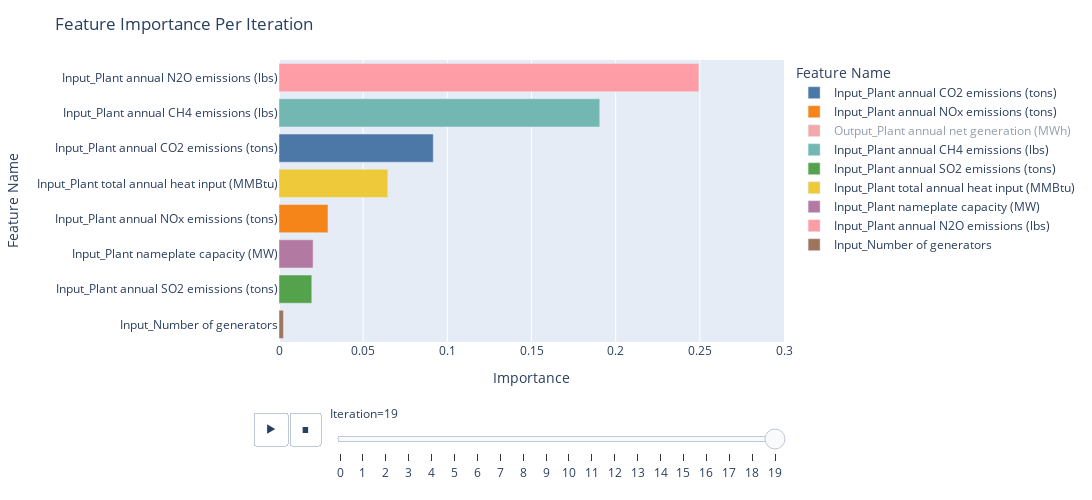

Here is the notebook cell this chart was saved with:
### Code cell
fig = px.bar(
    df_imp,
    y="Feature Name",
    x="Importance",
    color="Feature Name",
    color_discrete_sequence=px.colors.qualitative.T10,
    animation_frame="Iteration",
    animation_group="Feature Name",
    orientation="h",
    range_x=[0,0.3]
)

fig.update_yaxes(categoryorder='total ascending')

fig.update_layout(
    autosize=False,
    width=1500,
    height=500,
    title_text=f"Feature Importance Per Iteration",
)


fig.show()

### Figure 1 — Plotly figure (JSON) as saved in the notebook; plotly's stock layout.template omitted (floating-point values rounded to 4 significant figures)
{"data": [{"alignmentgroup": "True", "hovertemplate": "Feature Name=%{y}<br>Iteration=19<br>Importance=%{x}<extra></extra>", "ids": ["Input_Plant annual CO2 emissions (tons)"], "legendgroup": "Input_Plant annual CO2 emissions (tons)", "marker": {"color": "#4C78A8", "pattern": {"shape": ""}}, "name": "Input_Plant annual CO2 emissions (tons)", "offsetgroup": "Input_Plant annual CO2 emissions (tons)", "orientation": "h", "showlegend": true, "textposition": "auto", "type": "bar", "x": [0.09164], "xaxis": "x", "y": ["Input_Plant annual CO2 emissions (tons)"], "yaxis": "y"}, {"alignmentgroup": "True", "hovertemplate": "Feature Name=%{y}<br>Iteration=19<br>Importance=%{x}<extra></extra>", "ids": ["Input_Plant annual NOx emissions (tons)"], "legendgroup": "Input_Plant annual NOx emissions (tons)", "marker": {"color": "#F58518", "pattern": {"shape": ""}}, "name": "Input_Plant annual NOx emissions (tons)", "offsetgroup": "Input_Plant annual NOx emissions (tons)", "orientation": "h", "showlegend": true, "textposition": "auto", "type": "bar", "x": [0.02909], "xaxis": "x", "y": ["Input_Plant annual NOx emissions (tons)"], "yaxis": "y"}, {"alignmentgroup": "True", "hovertemplate": "Feature Name=%{y}<br>Iteration=19<br>Importance=%{x}<extra></extra>", "ids": ["Output_Plant annual net generation (MWh)"], "legendgroup": "Output_Plant annual net generation (MWh)", "marker": {"color": "#E45756", "pattern": {"shape": ""}}, "name": "Output_Plant annual net generation (MWh)", "offsetgroup": "Output_Plant annual net generation (MWh)", "orientation": "h", "showlegend": true, "textposition": "auto", "type": "bar", "visible": "legendonly", "x": [0.3323], "xaxis": "x", "y": ["Output_Plant annual net generation (MWh)"], "yaxis": "y"}, {"alignmentgroup": "True", "hovertemplate": "Feature Name=%{y}<br>Iteration=19<br>Importance=%{x}<extra></extra>", "ids": ["Input_Plant annual CH4 emissions (lbs)"], "legendgroup": "Input_Plant annual CH4 emissions (lbs)", "marker": {"color": "#72B7B2", "pattern": {"shape": ""}}, "name": "Input_Plant annual CH4 emissions (lbs)", "offsetgroup": "Input_Plant annual CH4 emissions (lbs)", "orientation": "h", "showlegend": true, "textposition": "auto", "type": "bar", "x": [0.1905], "xaxis": "x", "y": ["Input_Plant annual CH4 emissions (lbs)"], "yaxis": "y"}, {"alignmentgroup": "True", "hovertemplate": "Feature Name=%{y}<br>Iteration=19<br>Importance=%{x}<extra></extra>", "ids": ["Input_Plant annual SO2 emissions (tons)"], "legendgroup": "Input_Plant annual SO2 emissions (tons)", "marker": {"color": "#54A24B", "pattern": {"shape": ""}}, "name": "Input_Plant annual SO2 emissions (tons)", "offsetgroup": "Input_Plant annual SO2 emissions (tons)", "orientation": "h", "showlegend": true, "textposition": "auto", "type": "bar", "x": [0.01948], "xaxis": "x", "y": ["Input_Plant annual SO2 emissions (tons)"], "yaxis": "y"}, {"alignmentgroup": "True", "hovertemplate": "Feature Name=%{y}<br>Iteration=19<br>Importance=%{x}<extra></extra>", "ids": ["Input_Plant total annual heat input (MMBtu)"], "legendgroup": "Input_Plant total annual heat input (MMBtu)", "marker": {"color": "#EECA3B", "pattern": {"shape": ""}}, "name": "Input_Plant total annual heat input (MMBtu)", "offsetgroup": "Input_Plant total annual heat input (MMBtu)", "orientation": "h", "showlegend": true, "textposition": "auto", "type": "bar", "x": [0.06463], "xaxis": "x", "y": ["Input_Plant total annual heat input (MMBtu)"], "yaxis": "y"}, {"alignmentgroup": "True", "hovertemplate": "Feature Name=%{y}<br>Iteration=19<br>Importance=%{x}<extra></extra>", "ids": ["Input_Plant nameplate capacity (MW)"], "legendgroup": "Input_Plant nameplate capacity (MW)", "marker": {"color": "#B279A2", "pattern": {"shape": ""}}, "name": "Input_Plant nameplate capacity (MW)", "offsetgroup": "Input_Plant nameplate capacity (MW)", "orientation": "h", "showlegend": true, "textposition": "auto", "type": "bar", "x": [0.02025], "xaxis": "x", "y": ["Input_Plant nameplate capacity (MW)"], "yaxis": "y"}, {"alignmentgroup": "True", "hovertemplate": "Feature Name=%{y}<br>Iteration=19<br>Importance=%{x}<extra></extra>", "ids": ["Input_Plant annual N2O emissions (lbs)"], "legendgroup": "Input_Plant annual N2O emissions (lbs)", "marker": {"color": "#FF9DA6", "pattern": {"shape": ""}}, "name": "Input_Plant annual N2O emissions (lbs)", "offsetgroup": "Input_Plant annual N2O emissions (lbs)", "orientation": "h", "showlegend": true, "textposition": "auto", "type": "bar", "x": [0.2494], "xaxis": "x", "y": ["Input_Plant annual N2O emissions (lbs)"], "yaxis": "y"}, {"alignmentgroup": "True", "hovertemplate": "Feature Name=%{y}<br>Iteration=19<br>Importance=%{x}<extra></extra>", "ids": ["Input_Number of generators"], "legendgroup": "Input_Number of generators", "marker": {"color": "#9D755D", "pattern": {"shape": ""}}, "name": "Input_Number of generators", "offsetgroup": "Input_Number of generators", "orientation": "h", "showlegend": true, "textposition": "auto", "type": "bar", "x": [0.002648], "xaxis": "x", "y": ["Input_Number of generators"], "yaxis": "y"}], "layout": {"autosize": false, "barmode": "relative", "height": 500, "legend": {"title": {"text": "Feature Name"}, "tracegroupgap": 0}, "margin": {"t": 60}, "sliders": [{"active": 19, "currentvalue": {"prefix": "Iteration="}, "len": 0.9, "pad": {"b": 10, "t": 60}, "steps": [{"args": [["0"], {"frame": {"duration": 0, "redraw": true}, "fromcurrent": true, "mode": "immediate", "transition": {"duration": 0, "easing": "linear"}}], "label": "0", "method": "animate"}, {"args": [["1"], {"frame": {"duration": 0, "redraw": true}, "fromcurrent": true, "mode": "immediate", "transition": {"duration": 0, "easing": "linear"}}], "label": "1", "method": "animate"}, {"args": [["2"], {"frame": {"duration": 0, "redraw": true}, "fromcurrent": true, "mode": "immediate", "transition": {"duration": 0, "easing": "linear"}}], "label": "2", "method": "animate"}, {"args": [["3"], {"frame": {"duration": 0, "redraw": true}, "fromcurrent": true, "mode": "immediate", "transition": {"duration": 0, "easing": "linear"}}], "label": "3", "method": "animate"}, {"args": [["4"], {"frame": {"duration": 0, "redraw": true}, "fromcurrent": true, "mode": "immediate", "transition": {"duration": 0, "easing": "linear"}}], "label": "4", "method": "animate"}, {"args": [["5"], {"frame": {"duration": 0, "redraw": true}, "fromcurrent": true, "mode": "immediate", "transition": {"duration": 0, "easing": "linear"}}], "label": "5", "method": "animate"}, {"args": [["6"], {"frame": {"duration": 0, "redraw": true}, "fromcurrent": true, "mode": "immediate", "transition": {"duration": 0, "easing": "linear"}}], "label": "6", "method": "animate"}, {"args": [["7"], {"frame": {"duration": 0, "redraw": true}, "fromcurrent": true, "mode": "immediate", "transition": {"duration": 0, "easing": "linear"}}], "label": "7", "method": "animate"}, {"args": [["8"], {"frame": {"duration": 0, "redraw": true}, "fromcurrent": true, "mode": "immediate", "transition": {"duration": 0, "easing": "linear"}}], "label": "8", "method": "animate"}, {"args": [["9"], {"frame": {"duration": 0, "redraw": true}, "fromcurrent": true, "mode": "immediate", "transition": {"duration": 0, "easing": "linear"}}], "label": "9", "method": "animate"}, {"args": [["10"], {"frame": {"duration": 0, "redraw": true}, "fromcurrent": true, "mode": "immediate", "transition": {"duration": 0, "easing": "linear"}}], "label": "10", "method": "animate"}, {"args": [["11"], {"frame": {"duration": 0, "redraw": true}, "fromcurrent": true, "mode": "immediate", "transition": {"duration": 0, "easing": "linear"}}], "label": "11", "method": "animate"}, {"args": [["12"], {"frame": {"duration": 0, "redraw": true}, "fromcurrent": true, "mode": "immediate", "transition": {"duration": 0, "easing": "linear"}}], "label": "12", "method": "animate"}, {"args": [["13"], {"frame": {"duration": 0, "redraw": true}, "fromcurrent": true, "mode": "immediate", "transition": {"duration": 0, "easing": "linear"}}], "label": "13", "method": "animate"}, {"args": [["14"], {"frame": {"duration": 0, "redraw": true}, "fromcurrent": true, "mode": "immediate", "transition": {"duration": 0, "easing": "linear"}}], "label": "14", "method": "animate"}, {"args": [["15"], {"frame": {"duration": 0, "redraw": true}, "fromcurrent": true, "mode": "immediate", "transition": {"duration": 0, "easing": "linear"}}], "label": "15", "method": "animate"}, {"args": [["16"], {"frame": {"duration": 0, "redraw": true}, "fromcurrent": true, "mode": "immediate", "transition": {"duration": 0, "easing": "linear"}}], "label": "16", "method": "animate"}, {"args": [["17"], {"frame": {"duration": 0, "redraw": true}, "fromcurrent": true, "mode": "immediate", "transition": {"duration": 0, "easing": "linear"}}], "label": "17", "method": "animate"}, {"args": [["18"], {"frame": {"duration": 0, "redraw": true}, "fromcurrent": true, "mode": "immediate", "transition": {"duration": 0, "easing": "linear"}}], "label": "18", "method": "animate"}, {"args": [["19"], {"frame": {"duration": 0, "redraw": true}, "fromcurrent": true, "mode": "immediate", "transition": {"duration": 0, "easing": "linear"}}], "label": "19", "method": "animate"}], "x": 0.1, "xanchor": "left", "y": 0, "yanchor": "top"}], "title": {"text": "Feature Importance Per Iteration"}, "updatemenus": [{"active": 0, "buttons": [{"args": [null, {"frame": {"duration": 500, "redraw": true}, "fromcurrent": true, "mode": "immediate", "transition": {"duration": 500, "easing": "linear"}}], "label": "&#9654;", "method": "animate"}, {"args": [[null], {"frame": {"duration": 0, "redraw": true}, "fromcurrent": true, "mode": "immediate", "transition": {"duration": 0, "easing": "linear"}}], "label": "&#9724;", "method": "animate"}], "direction": "left", "pad": {"r": 10, "t": 70}, "showactive": false, "type": "buttons", "x": 0.1, "xanchor": "right", "y": 0, "yanchor": "top"}], "width": 1500, "xaxis": {"anchor": "y", "domain": [0, 1], "range": [0, 0.3], "title": {"text": "Importance"}, "type": "linear"}, "yaxis": {"anchor": "x", "autorange": true, "categoryarray": ["Input_Number of generators", "Input_Plant annual N2O emissions (lbs)", "Input_Plant nameplate capacity (MW)", "Input_Plant total annual heat input (MMBtu)", "Input_Plant annual SO2 emissions (tons)", "Input_Plant annual CH4 emissions (lbs)", "Output_Plant annual net generation (MWh)", "Input_Plant annual NOx emissions (tons)", "Input_Plant annual CO2 emissions (tons)"], "categoryorder": "total ascending", "domain": [0, 1], "range": [-0.5, 7.5], "title": {"text": "Feature Name"}, "type": "category"}}}
